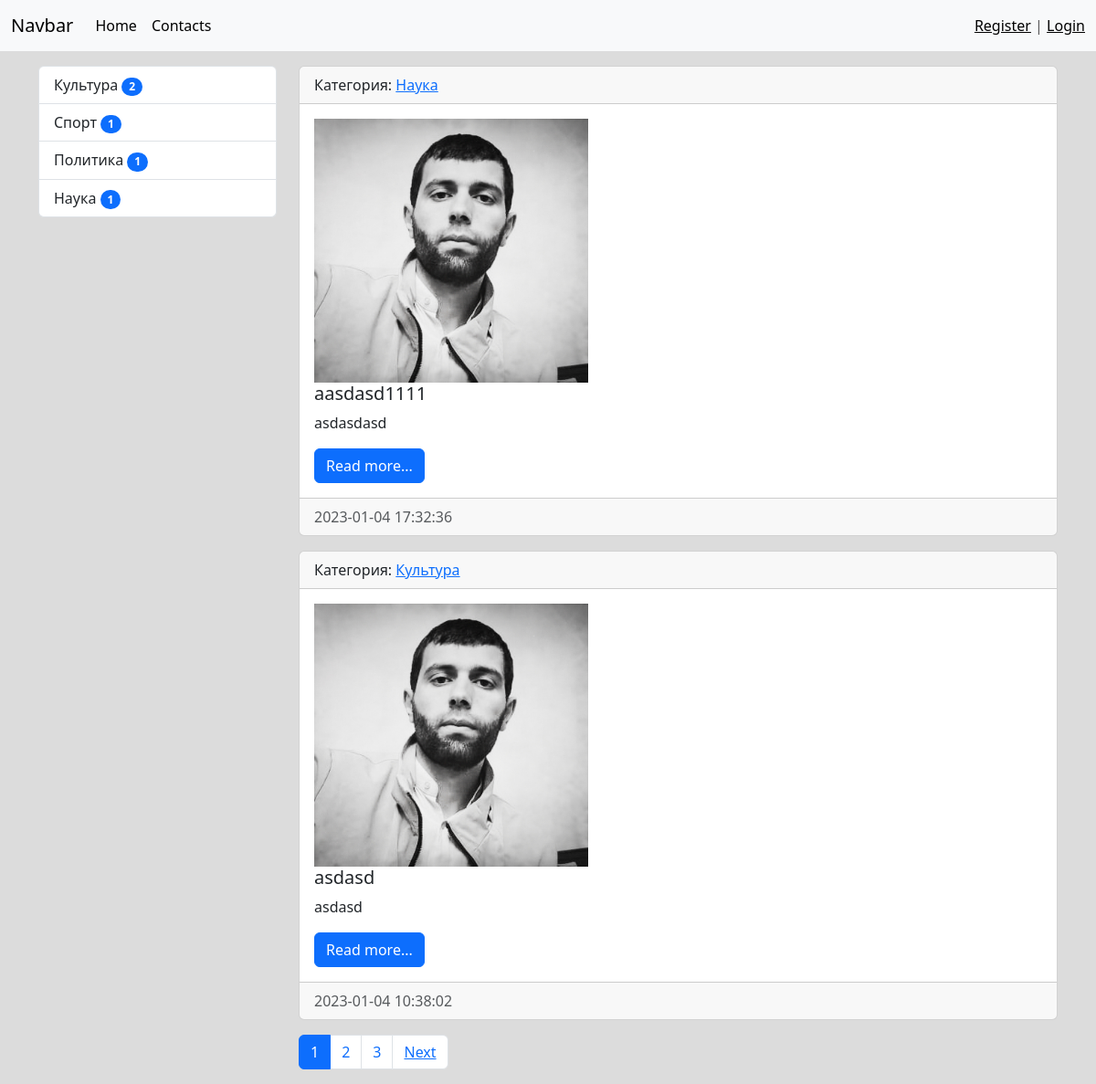
The app's page /, older data.
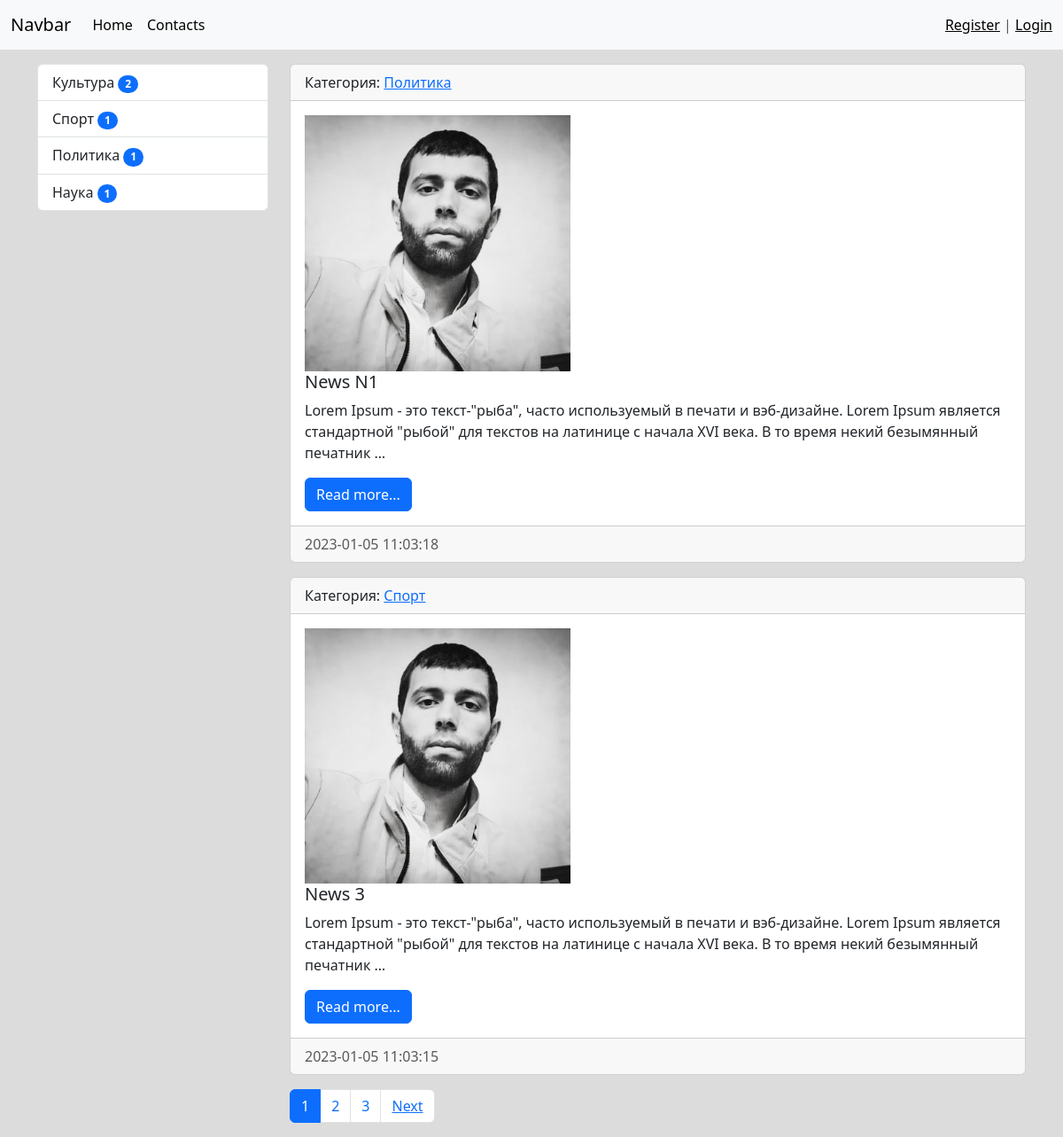
The same page, newer data.
### news/models.py (models this page shows, shortened)
class Category(models.Model):
    title = models.CharField(
        max_length=150, verbose_name='Наименование категории', db_index=True)
    def get_absolute_url(self):
        return reverse("category", kwargs={"category_id": self.pk})
    def __str__(self) -> str:
        return self.title
    class Meta:
        verbose_name = "Категория"
        verbose_name_plural = "Категории"
        ordering = ['-title']

class News(models.Model):
    title = models.CharField(
        max_length=150, verbose_name='Наименование')
    content = models.TextField(blank=True, verbose_name='Контент')
    created_at = models.DateTimeField(
        auto_now_add=True, verbose_name='Создан')
    updated_at = models.DateTimeField(
        auto_now=True, verbose_name='Обновлено')
    photo = models.ImageField(
        upload_to='photos/%Y/%m/%d/', verbose_name='Фото', default='ava.jpg')
    is_published = models.BooleanField(
        default=True, verbose_name='Опубликовано')
    category = models.ForeignKey(
        'Category', on_delete=models.PROTECT,
        verbose_name='Категория', related_name='get_news')
    views = models.IntegerField(default=0)
    def get_absolute_url(self):
        return reverse("view_news", kwargs={"pk": self.pk})
    class Meta:
        verbose_name = "Новость"
        verbose_name_plural = "Новости"
        ordering = ['-created_at']

### news/views.py (the view)
# urls.py: path('', cache_page(60)(views.HomeNews.as_view()), name='home'),
class HomeNews(MyMixin, ListView):
    model = News
    template_name = 'news/home_news_list.html'
    context_object_name = 'news'
    mixin_prop = 'hello world'
    paginate_by = 2
    def get_context_data(self, **kwargs):
        context = super().get_context_data(**kwargs)
        context['title'] = self.get_upper("Главная страница")
        context['mixin_prop'] = self.get_prop()
        return context
    def get_queryset(self):
        return News.objects.filter(is_published=True).select_related('category')

### news/templatetags/news_tags.py (called while the page is built)
@register.inclusion_tag('news/list_categories.html')
def show_categories(arg1='Hello ', arg2='world'):
    categories = cache.get('categories')
    if not categories:
        categories = Category.objects.annotate(
            cnt=Count('get_news', filter=F('get_news__is_published'))).filter(cnt__gt=0)
        cache.set('categories', categories, 30)
    return {"categories": categories, 'arg1': arg1, 'arg2': arg2}

### news/utils.py (called while the page is built)
    def get_prop(self):
        return self.mixin_prop.upper()

    def get_upper(self, s):
        if isinstance(s, str):
            return s.upper()
        else:
            return s.title.upper()

### news/templates/news/home_news_list.html (shortened to what this page needs)
{% extends 'base.html' %}
{% block sidebar %}
{% include 'inc/_sidebar.html' %}
{% endblock sidebar %}
{% block content %}
    {% for item in news %}
    <div class="card mb-3">
      <div class="card-header">Категория: <a href="{{ item.category.get_absolute_url }}">{{ item.category }}</a></div>
      <div class="card-body">
        <div class="media">
          <img src="{{ item.photo.url }}" alt="nop" width="300px" />
          <div class="media-body">
            <h5 class="card-title">{{ item.title }}</h5>
            <p class="card-text">{{ item.content|truncatewords:30 }}</p>
            <a href="{{ item.get_absolute_url }}" class="btn btn-primary">Read more...</a>
          </div>
        </div>
      </div>
      <div class="card-footer text-muted">
        {{ item.created_at|date:"Y-m-d H:i:s" }}
      </div>
    </div>
    {% endfor %}
{% endblock content %}

### news/templates/news/list_categories.html
<div class="list-group">
    {% for category in categories %}
    <a
      href="{{ category.get_absolute_url }}"
      {% comment %}href="{% url 'category' category.pk %}"{% endcomment %}
      class="list-group-item list-group-item-action"
      aria-current="true"
    >
      {{ category.title }} <span class="badge bg-primary rounded-pill">{{ category.cnt }}</span>
    </a>
    {% endfor %}
  </div>

Row changes from the older to the newer data that the page shows:
no longer on this page (row edited): News: category "Наука", photo (picture), title "aasdasd1111", content "asdasdasd", created_at "2023-01-04 17:32:36"
no longer on this page (row edited): News: category "Культура", photo (picture), title "asdasd", content "asdasd", created_at "2023-01-04 10:38:02"
now on this page (row edited): News: category "Политика", photo (picture), title "News N1", content "Lorem Ipsum - это текст-\"рыба\", часто используемый в печати и вэб-дизайне. Lorem Ipsum является стандартной \"рыбой\" для текстов на латинице с начала XVI века. В то время некий безымянный печатник …", created_at "2023-01-05 11:03:18"
now on this page (row edited): News: category "Спорт", photo (picture), title "News 3", content "Lorem Ipsum - это текст-\"рыба\", часто используемый в печати и вэб-дизайне. Lorem Ipsum является стандартной \"рыбой\" для текстов на латинице с начала XVI века. В то время некий безымянный печатник …", created_at "2023-01-05 11:03:15"
